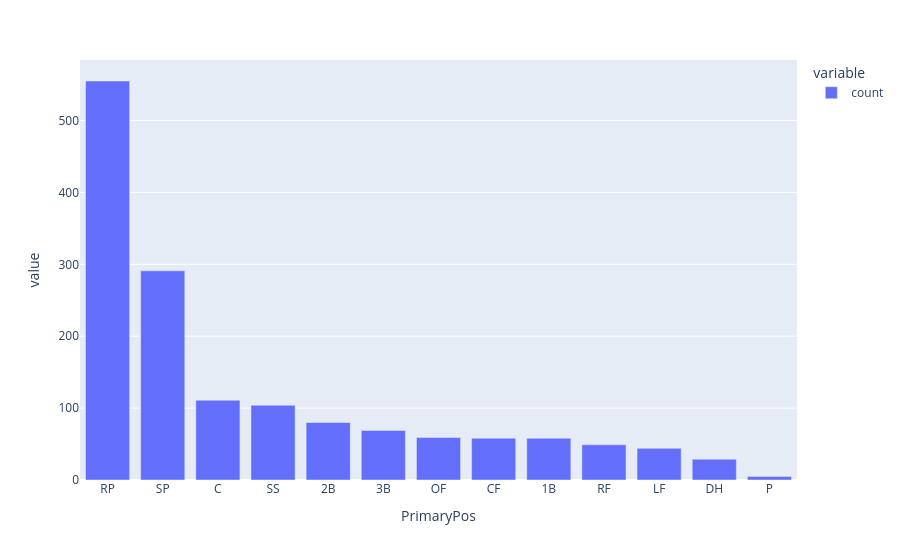

Source (notebook cell):
### Markdown cell above
The suite of data visualizations available to us via `plotly` can be explored in it's documentation [here](https://plotly.com/python/plotly-express/). For now, we'll focus on **bar charts**, the most common way to visualize categorical data. 

* A bar chart is a frequency table drawn to scale: one bar per label, with bar height proportional to the corresponding count. 

* It doesn't provide any more or less information than tabulated frequencies, but the eye compares bar heights much faster than it compares numbers in a column.

* With `plotly.express`, we can use the `px.bar()` function for this purpose.
    * `px.bar()` accepts either a `Series` or `DataFrame` as input
    * in the case of a `DataFrame`, additional arguments are needed to specify which column is to be plotted 

* Let's start by visualizaing the `PrimaryPos` variable with a minimalist call to `px.bar()` and then iteratively update the plot to

### Code cell
px.bar(mlb_salaries["PrimaryPos"].value_counts())

### Figure 1 — Plotly figure (JSON) as saved in the notebook; plotly's stock layout.template omitted (floating-point values rounded to 4 significant figures)
{"data": [{"alignmentgroup": "True", "hovertemplate": "variable=count<br>PrimaryPos=%{x}<br>value=%{y}<extra></extra>", "legendgroup": "count", "marker": {"color": "#636efa", "pattern": {"shape": ""}}, "name": "count", "offsetgroup": "count", "orientation": "v", "showlegend": true, "textposition": "auto", "type": "bar", "x": ["RP", "SP", "C", "SS", "2B", "3B", "OF", "CF", "1B", "RF", "LF", "DH", "P"], "xaxis": "x", "y": [555, 291, 111, 104, 80, 69, 59, 58, 58, 49, 44, 29, 5], "yaxis": "y"}], "layout": {"autosize": true, "barmode": "relative", "legend": {"title": {"text": "variable"}, "tracegroupgap": 0}, "margin": {"t": 60}, "xaxis": {"anchor": "y", "autorange": true, "domain": [0, 1], "range": [-0.5, 12.5], "title": {"text": "PrimaryPos"}, "type": "category"}, "yaxis": {"anchor": "x", "autorange": true, "domain": [0, 1], "range": [0, 584.2], "title": {"text": "value"}, "type": "linear"}}}
